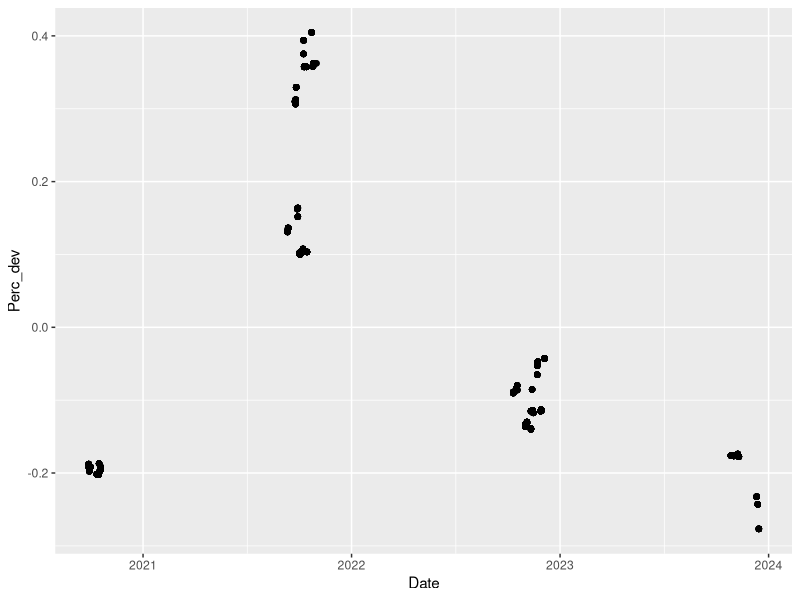
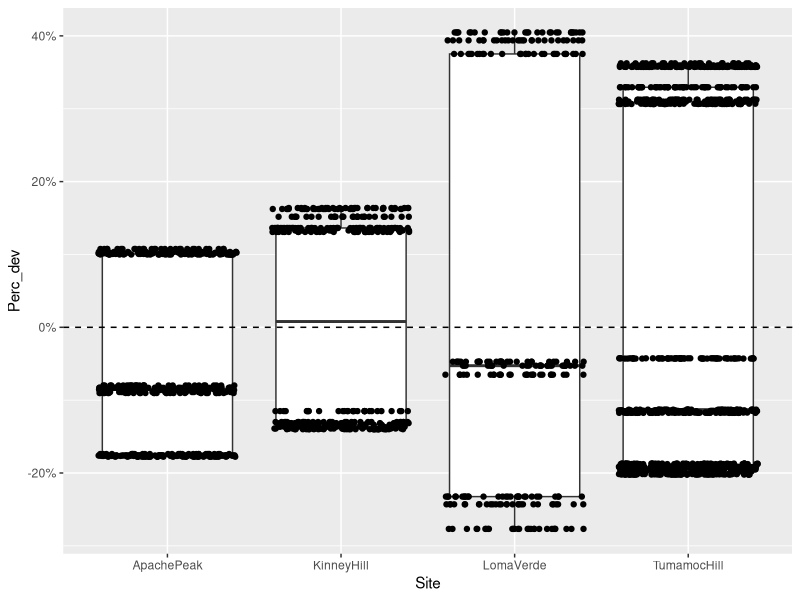
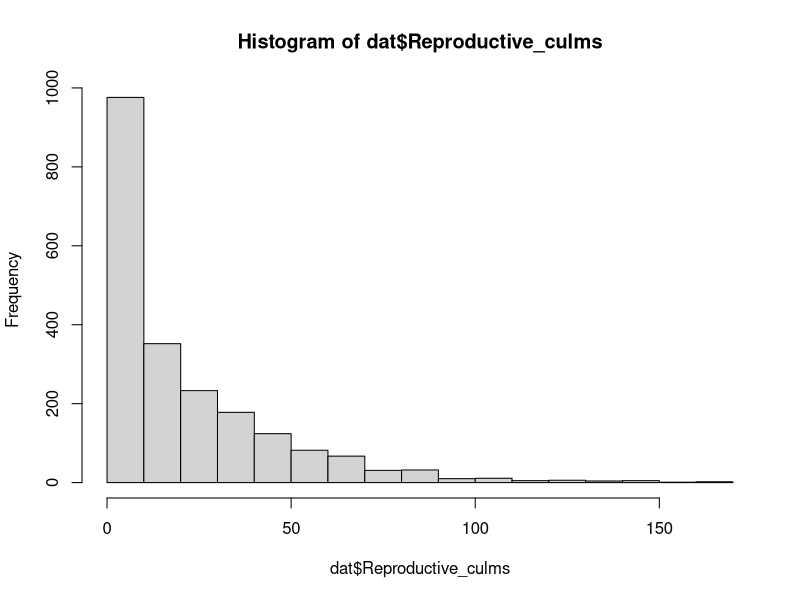
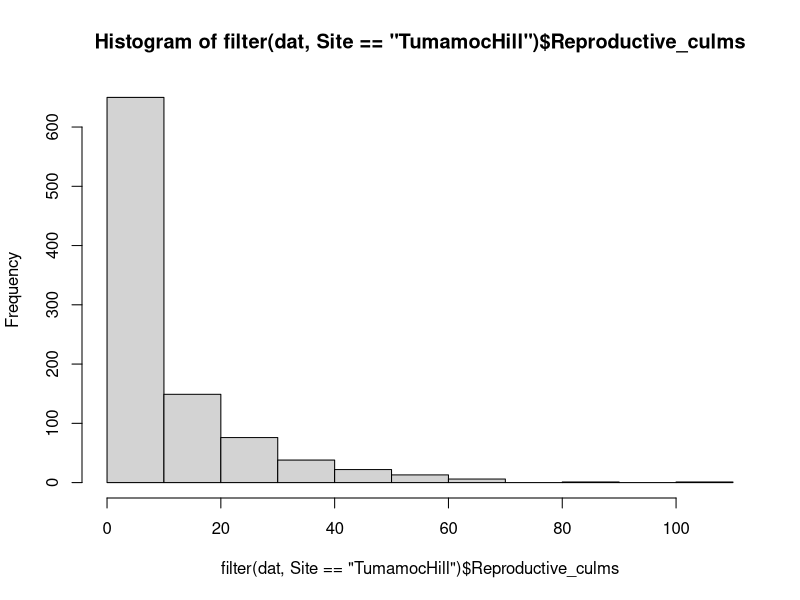
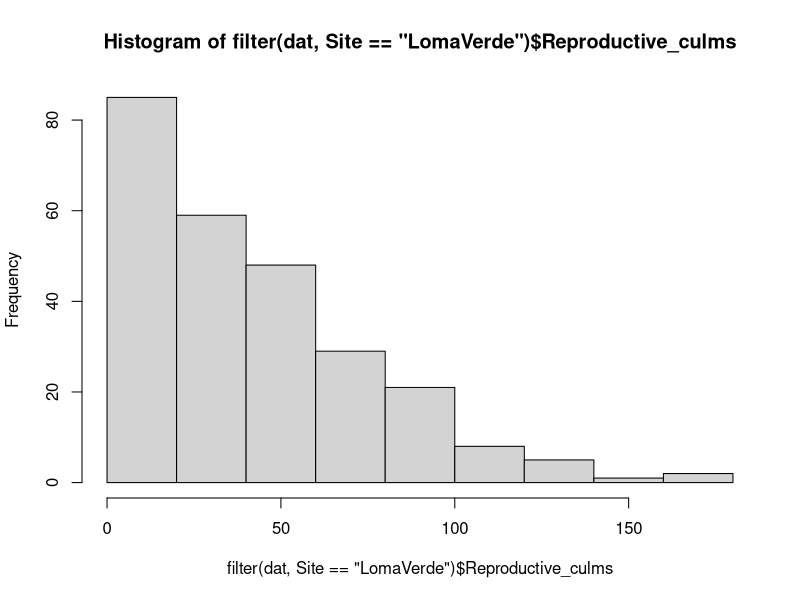
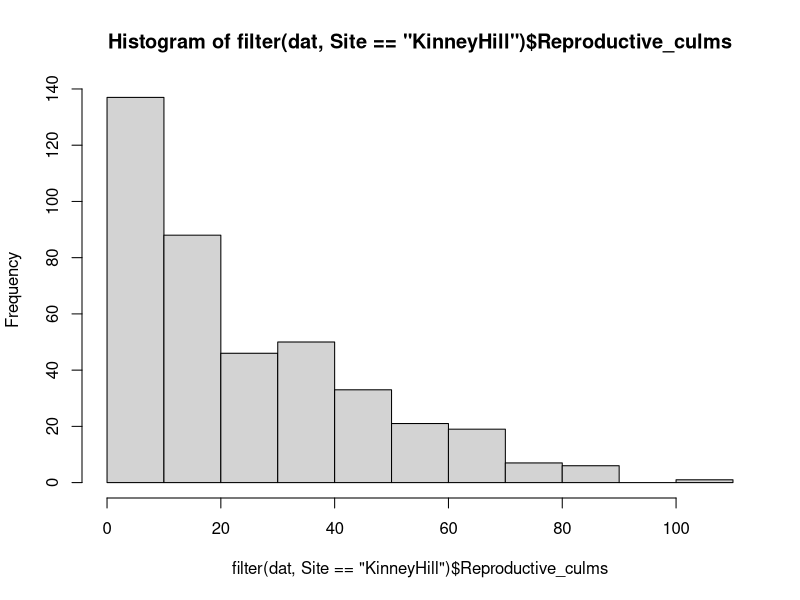
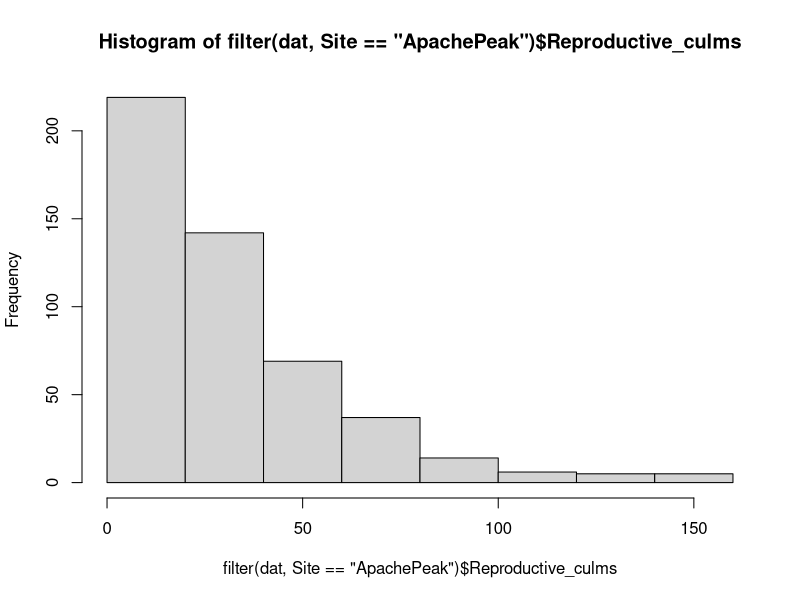
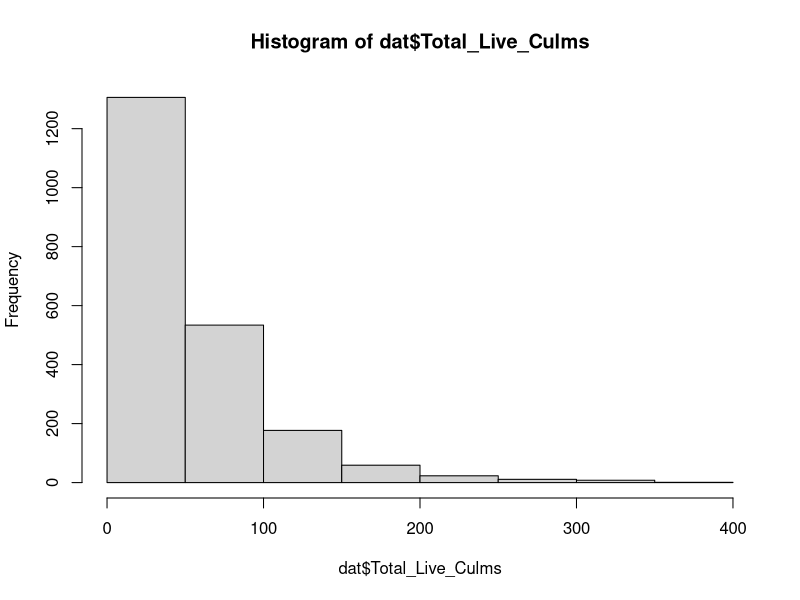

Write the R code that produced these figures, in order.
# Created: 2024-09-23
# Updated: 2025-02-21

# Purpose: Examine distributions; write out clean data with precip deviation variable added.

# Culm counts are Poisson distribution. Buffelgrass density & cover are approximately normal distribution.

library(readxl)
library(tidyverse)
library(GGally)

# Load data ---------------------------------------------------------------

culms.raw <- read_xlsx("data/raw/2024-09_LO_Buffelgrass-culm-demography_master.xlsx", sheet = "Demography")
monitor.prism <- read_csv("data/cleaned/02_monitoring-info-with-PRISM-data_clean.csv")

# Data wrangling ----------------------------------------------------------

dat <- culms.raw %>% 
  left_join(monitor.prism)

# Check for NAs
apply(dat, 2, anyNA)

# Separate NA culm counts
na.culm <- dat %>% 
  filter(is.na(Vegetative_culms))

# Remove NA culm count - plants could not be located and weren't sampled
dat <- dat %>% 
  filter(!is.na(Vegetative_culms))

# Add Perc_dev and Deviation_mm cols
dat <- dat %>% 
  mutate(Perc_dev = (Prev_year_precip - MAP) / MAP,
         Deviation_mm = Prev_year_precip - MAP) 

# Change year cols to character
dat <- dat %>% 
  mutate(Year = as.character(Year),
         StudyYear = as.character(StudyYear))

# Separate out continuous explanatory variables
exp.cont <- dat %>% 
  select(PlotSlope, Elevation_ft, Prev_year_precip, MAT, MAP, Perc_dev, Deviation_mm)

# Separate out response variables
res.cont <- dat %>% 
  select(BGCover, BGDensity, ShrubCover, ForbCover, NGCover, Vegetative_culms, Reproductive_culms, Total_Live_Culms,
         Longestleaflength_cm)




# Precipitation variability -----------------------------------------------

summary(dat$Perc_dev) # ranges from -28% to +40%

dat %>% 
  ggplot(aes(x = Date, y = Perc_dev)) +
  geom_point()

dat %>% 
  ggplot(aes(x = Site, y = Perc_dev)) +
  geom_boxplot() +
  geom_jitter() +
  scale_y_continuous(labels = scales::percent) +
  geom_hline(yintercept = 0, linetype = "dashed")


# Response variable: Culm count -------------------------------------------

## Histogram --------------------------------------------------------------

# All, Reproductive
hist(dat$Reproductive_culms)

# By site, Reproductive
hist(filter(dat, Site == "TumamocHill")$Reproductive_culms)
hist(filter(dat, Site == "LomaVerde")$Reproductive_culms)
hist(filter(dat, Site == "KinneyHill")$Reproductive_culms)
hist(filter(dat, Site == "ApachePeak")$Reproductive_culms)

# All, Total
hist(dat$Total_Live_Culms)

# All, Vegetative
hist(dat$Vegetative_culms)


## Boxplot ----------------------------------------------------------------

# All, by site
#   Reproductive
dat %>% 
  ggplot(aes(x = Site, y = Reproductive_culms)) +
  geom_boxplot()

#   Total
dat %>% 
  ggplot(aes(x = Site, y = Total_Live_Culms)) +
  geom_boxplot()

#   Vegetative
dat %>% 
  ggplot(aes(x = Site, y = Vegetative_culms)) +
  geom_boxplot()


# By aspect
dat %>% 
  ggplot(aes(x = Aspect, y = Reproductive_culms)) +
  geom_boxplot()


## Pair plot --------------------------------------------------------------

# Reproductive & vegetative culms
dat %>%
  ggplot(aes(x = Vegetative_culms, y = Reproductive_culms)) +
  geom_point()


# Response variable: Density & cover --------------------------------------

# Pair plot
res.cont %>% 
  select(-Longestleaflength_cm, -Vegetative_culms, -Reproductive_culms, -Total_Live_Culms) %>% 
  ggpairs()

# BG Cover
hist(dat$BGCover)
dat %>% 
  ggplot(aes(x = Site, y = BGCover)) +
  geom_boxplot()

# BG Density
hist(dat$BGDensity)
dat %>% 
  ggplot(aes(x = Site, y = BGDensity)) +
  geom_boxplot()

# Shrub cover
hist(dat$ShrubCover)
dat %>% 
  ggplot(aes(x = Site, y = ShrubCover)) +
  geom_boxplot()

# Forb cover
hist(dat$ForbCover)
dat %>% 
  ggplot(aes(x = Site, y = ForbCover)) +
  geom_boxplot()

# Native grass cover
hist(dat$NGCover)
dat %>% 
  ggplot(aes(x = Site, y = NGCover)) +
  geom_boxplot()

# Longest leaf
hist(dat$Longestleaflength_cm)
dat %>% 
  filter(!is.na(Longestleaflength_cm)) %>% 
  ggplot(aes(x = Site, y = Longestleaflength_cm)) + 
  geom_boxplot()



# Continuous explanatory variables ----------------------------------------

# Pair plot
dat %>% 
  select(PlotSlope, Elevation_ft, Prev_year_precip, MAT, MAP, Perc_dev, Deviation_mm) %>% 
  distinct(.keep_all = TRUE) %>% 
  ggpairs()



# Write out data to csv ---------------------------------------------------

write_csv(dat,
          file = "data/cleaned/04_demography-data_clean.csv")
